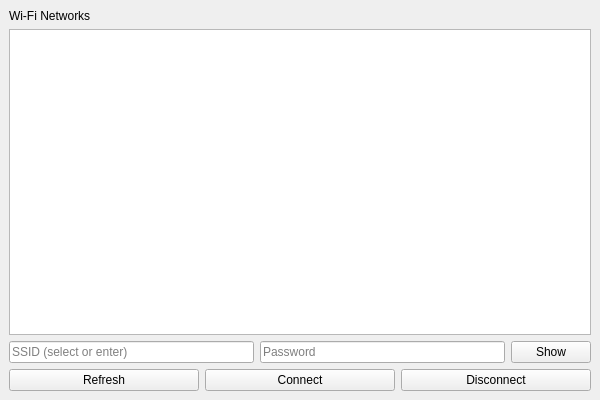
<?xml version="1.0" encoding="UTF-8"?>
<ui version="4.0">
 <class>MainWindow</class>
 <widget class="QMainWindow" name="MainWindow">
  <property name="geometry">
   <rect>
    <x>100</x>
    <y>100</y>
    <width>600</width>
    <height>400</height>
   </rect>
  </property>
  <property name="windowTitle">
   <string>i-net WiFi Manager</string>
  </property>
  <widget class="QWidget" name="centralwidget">
   <layout class="QVBoxLayout" name="verticalLayout">
    <item>
     <widget class="QLabel" name="label">
      <property name="text">
       <string>Wi-Fi Networks</string>
      </property>
     </widget>
    </item>
    <item>
     <widget class="QListWidget" name="networkList"/>
    </item>
    <item>
     <layout class="QHBoxLayout" name="ssidLayout">
      <item>
       <widget class="QLineEdit" name="ssidInput">
        <property name="placeholderText">
         <string>SSID (select or enter)</string>
        </property>
       </widget>
      </item>
      <item>
       <widget class="QLineEdit" name="passwordInput">
        <property name="placeholderText">
         <string>Password</string>
        </property>
        <property name="echoMode">
         <enum>QLineEdit.Password</enum>
        </property>
       </widget>
      </item>
      <item>
       <widget class="QPushButton" name="showPasswordButton">
        <property name="text">
         <string>Show</string>
        </property>
       </widget>
      </item>
     </layout>
    </item>
    <item>
     <layout class="QHBoxLayout" name="buttonLayout">
      <item>
       <widget class="QPushButton" name="refreshButton">
        <property name="text">
         <string>Refresh</string>
        </property>
       </widget>
      </item>
      <item>
       <widget class="QPushButton" name="connectButton">
        <property name="text">
         <string>Connect</string>
        </property>
       </widget>
      </item>
      <item>
       <widget class="QPushButton" name="disconnectButton">
        <property name="text">
         <string>Disconnect</string>
        </property>
       </widget>
      </item>
     </layout>
    </item>
   </layout>
  </widget>
  <statusbar name="statusbar"/>
 </widget>
 <resources/>
 <connections/>
</ui>
